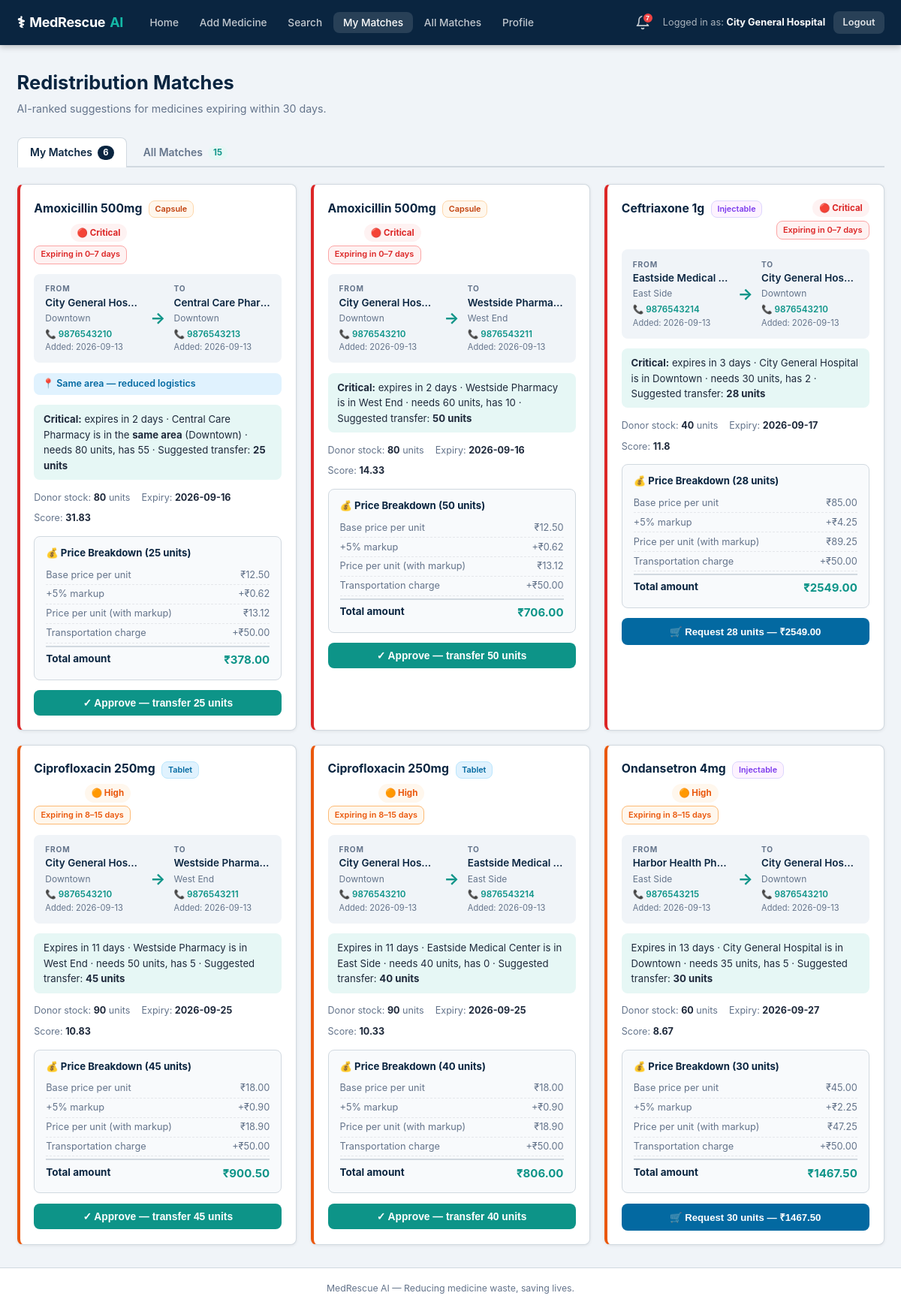
The app's page /matches (signed in) with its own data.
### tables this page shows
CREATE TABLE facilities (
            id             INTEGER PRIMARY KEY AUTOINCREMENT,
            name           TEXT NOT NULL,
            type           TEXT NOT NULL CHECK(type IN ('pharmacy','hospital')),
            location_area  TEXT NOT NULL,
            contact_number TEXT NOT NULL DEFAULT '',
            username       TEXT NOT NULL DEFAULT '',
            password       TEXT NOT NULL DEFAULT ''
        );

CREATE TABLE medicines (
            id               INTEGER PRIMARY KEY AUTOINCREMENT,
            facility_id      INTEGER NOT NULL REFERENCES facilities(id),
            medicine_name    TEXT NOT NULL,
            quantity         INTEGER NOT NULL DEFAULT 0,
            manufacture_date TEXT NOT NULL,
            expiry_date      TEXT NOT NULL,
            needed_quantity  INTEGER NOT NULL DEFAULT 0,
            date_added       TEXT NOT NULL DEFAULT '',
            medicine_type    TEXT NOT NULL DEFAULT 'other',
            price_per_unit   REAL NOT NULL DEFAULT 0.0
        );

### app.py (the view)
@app.route("/matches")
@login_required
def matches():
    tab = request.args.get("tab", "mine")
    fac_id = session["facility_id"]
    conn = get_db()
    all_matches_raw = compute_matches(conn)
    conn.close()
    all_matches = []
    for m in all_matches_raw:
        price = m.get("price_per_unit", 0.0) or 0.0
        qty   = m.get("transfer_qty", 1)
        all_matches.append({**m, "pricing": _pricing(price, qty)})
    my_matches = [
        m for m in all_matches
        if m["from_facility_id"] == fac_id or m["to_facility_id"] == fac_id
    ]
    return render_template(
        "matches.html",
        tab=tab,
        my_matches=my_matches,
        all_matches=all_matches,
        facility_id=fac_id,
    )

### app.py (called while the page is built)
@app.context_processor
def inject_notification_count():
    fac_id = session.get("facility_id")
    if not fac_id:
        return {"unread_count": 0, "bell_notifications": []}
    conn = get_db()
    unread_count = conn.execute(
        "SELECT COUNT(*) FROM notifications WHERE facility_id=? AND is_read=0",
        (fac_id,),
    ).fetchone()[0]
    bell_notifications = conn.execute(
        """SELECT n.id, n.channel, n.message, n.sent_at, n.is_read,
                  m.medicine_name
           FROM   notifications n
           JOIN   medicines m ON m.id = n.medicine_id
           WHERE  n.facility_id = ?
           ORDER  BY n.id DESC
           LIMIT  8""",
        (fac_id,),
    ).fetchall()
    conn.close()
    return {
        "unread_count":      unread_count,
        "bell_notifications": [dict(r) for r in bell_notifications],
    }

def login_required(f):
    @wraps(f)
    def decorated(*args, **kwargs):
        if "facility_id" not in session:
            flash("Please log in to access that page.", "error")
            return redirect(url_for("home"))
        return f(*args, **kwargs)
    return decorated

def _transportation_charge(quantity: int) -> float:
    if quantity <= 50:
        return 50.0
    if quantity <= 200:
        return 100.0
    return 200.0

def _pricing(price_per_unit: float, quantity: int) -> dict:
    markup       = round(price_per_unit * 0.05, 2)
    markup_price = round(price_per_unit + markup, 2)
    transport    = _transportation_charge(quantity)
    total        = round(markup_price * quantity + transport, 2)
    return {
        "base_price":            round(price_per_unit, 2),
        "markup":                markup,
        "markup_price":          markup_price,
        "transportation_charge": transport,
        "quantity":              quantity,
        "total_amount":          total,
    }

### database.py (called while the page is built)
def get_db():
    conn = sqlite3.connect(DB_PATH)
    conn.row_factory = sqlite3.Row
    conn.execute("PRAGMA foreign_keys = ON")
    return conn

### matching_engine.py (called while the page is built)
def _urgency_label(days_left: int) -> str:
    if days_left <= 7:
        return "critical"
    if days_left <= 15:
        return "high"
    if days_left <= 30:
        return "medium"
    return "low"

### templates/matches.html (shortened to what this page needs)
{% extends "base.html" %}
{% block content %}
<div class="page-header">
  <div>
    <h1>Redistribution Matches</h1>
    <p class="page-subtitle">AI-ranked suggestions for medicines expiring within 30 days.</p>
  </div>
</div>
<div class="tab-bar">
  <a href="{{ url_for('matches', tab='mine') }}"
     class="tab-link {{ 'tab-active' if tab == 'mine' }}">
    My Matches
    <span class="tab-count">{{ my_matches|length }}</span>
  </a>
  <a href="{{ url_for('matches', tab='all') }}"
     class="tab-link {{ 'tab-active' if tab == 'all' }}">
    All Matches
    <span class="tab-count">{{ all_matches|length }}</span>
  </a>
</div>
{% set display = my_matches if tab == 'mine' else all_matches %}
{% if display %}
<div class="matches-grid">
  {% for m in display %}
  <div class="match-card urgency-{{ m.urgency_label }}">
    <div class="match-header">
      <div>
        <span class="match-med-name">{{ m.medicine_name }}</span>
        {% if m.medicine_type %}<span class="medtype-badge medtype-{{ m.medicine_type }}">{{ m.medicine_type }}</span>{% endif %}
      </div>
      <div class="match-header-badges">
        <span class="urgency-pill urgency-{{ m.urgency_label }}">
          {% if m.urgency_label == 'critical' %}🔴 Critical
          {% elif m.urgency_label == 'high' %}🟠 High
          {% elif m.urgency_label == 'medium' %}🟡 Medium
          {% else %}🟢 Low{% endif %}
        </span>
        <span class="expiry-range-badge expiry-range-{{ m.urgency_label }}">
          {% if m.days_left <= 0 %}Expired
          {% elif m.days_left <= 7 %}Expiring in 0–7 days
          {% elif m.days_left <= 15 %}Expiring in 8–15 days
          {% elif m.days_left <= 25 %}Expiring in 16–25 days
          {% elif m.days_left <= 35 %}Expiring in 26–35 days
          {% else %}35+ days remaining{% endif %}
        </span>
      </div>
    </div>
    <div class="match-route">
      <div class="route-node">
        <span class="route-tag">FROM</span>
        <span class="route-name">{{ m.from_facility_name }}</span>
        <span class="route-area">{{ m.from_location }}</span>
        {% if m.from_contact %}<span class="route-contact">📞 {{ m.from_contact }}</span>{% endif %}
        {% if m.from_date_added %}<span class="route-date">Added: {{ m.from_date_added }}</span>{% endif %}
      </div>
      <div class="route-arrow">→</div>
      <div class="route-node">
        <span class="route-tag">TO</span>
        <span class="route-name">{{ m.to_facility_name }}</span>
        <span class="route-area">{{ m.to_location }}</span>
        {% if m.to_contact %}<span class="route-contact">📞 {{ m.to_contact }}</span>{% endif %}
        {% if m.to_date_added %}<span class="route-date">Added: {{ m.to_date_added }}</span>{% endif %}
      </div>
    </div>
    {% if m.same_area %}
    <div class="same-area-badge">📍 Same area — reduced logistics</div>
    {% endif %}
    <div class="match-reason">{{ m.reason|safe }}</div>
    <div class="match-meta">
      <span>Donor stock: <strong>{{ m.donor_qty }}</strong> units</span>
      <span>Expiry: <strong>{{ m.expiry_date }}</strong></span>
      <span>Score: <strong>{{ m.score }}</strong></span>
    </div>
    {% if m.pricing %}
    <div class="price-breakdown">
      <div class="price-breakdown-title">💰 Price Breakdown ({{ m.transfer_qty }} units)</div>
      <div class="price-row">
        <span>Base price per unit</span>
        <span>₹{{ "%.2f"|format(m.pricing.base_price) }}</span>
      </div>
      <div class="price-row">
        <span>+5% markup</span>
        <span>+₹{{ "%.2f"|format(m.pricing.markup) }}</span>
      </div>
      <div class="price-row">
        <span>Price per unit (with markup)</span>
        <span>₹{{ "%.2f"|format(m.pricing.markup_price) }}</span>
      </div>
      <div class="price-row">
        <span>Transportation charge</span>
        <span>+₹{{ "%.2f"|format(m.pricing.transportation_charge) }}</span>
      </div>
      <div class="price-row price-total">
        <span>Total amount</span>
        <span>₹{{ "%.2f"|format(m.pricing.total_amount) }}</span>
      </div>
    </div>
    {% endif %}
    {% if m.from_facility_id == facility_id %}
    <form method="POST" action="{{ url_for('approve_transfer') }}">
      <button type="submit" class="btn btn-approve">
        ✓ Approve — transfer {{ m.transfer_qty }} units
      </button>
    </form>
    {% else %}
    <form method="POST" action="{{ url_for('place_order') }}">
      <button type="submit" class="btn btn-request">
        🛒 Request {{ m.transfer_qty }} units — ₹{{ "%.2f"|format(m.pricing.total_amount) if m.pricing else '—' }}
      </button>
    </form>
    {% endif %}
  </div>
  {% endfor %}
</div>
{% endif %}
{% endblock %}

### templates/base.html (shortened to what this page needs)
<!DOCTYPE html>
<html lang="en">
<head>
  <link rel="stylesheet" href="{{ url_for('static', filename='style.css') }}" />
</head>
<body>
<nav class="navbar">
  <div class="nav-inner">
    <a href="{{ url_for('home') }}" class="nav-brand">
      <span class="brand-cross">⚕</span>
      MedRescue <span class="brand-ai">AI</span>
    </a>
    {% if session.get('facility_id') %}
      <ul class="nav-links">
        <li><a href="{{ url_for('home') }}"                    class="{{ 'active' if request.endpoint == 'home' }}">Home</a></li>
        <li><a href="{{ url_for('add_medicine') }}"            class="{{ 'active' if request.endpoint == 'add_medicine' }}">Add Medicine</a></li>
        <li><a href="{{ url_for('search') }}"                  class="{{ 'active' if request.endpoint == 'search' }}">Search</a></li>
        <li><a href="{{ url_for('matches', tab='mine') }}"     class="{{ 'active' if request.endpoint == 'matches' and request.args.get('tab','mine') == 'mine' }}">My Matches</a></li>
        <li><a href="{{ url_for('matches', tab='all') }}"      class="{{ 'active' if request.endpoint == 'matches' and request.args.get('tab') == 'all' }}">All Matches</a></li>
        <li><a href="{{ url_for('profile') }}"                 class="{{ 'active' if request.endpoint == 'profile' }}">Profile</a></li>
      </ul>
      <div class="nav-right">
        <div class="bell-wrap" id="bellWrap">
          <button class="bell-btn" id="bellBtn" aria-label="Notifications" type="button">
            <svg xmlns="http://www.w3.org/2000/svg" width="20" height="20" viewBox="0 0 24 24"
                 fill="none" stroke="currentColor" stroke-width="2" stroke-linecap="round"
                 stroke-linejoin="round" aria-hidden="true">
              <path d="M18 8a6 6 0 0 0-12 0c0 7-3 9-3 9h18s-3-2-3-9"/>
              <path d="M13.73 21a2 2 0 0 1-3.46 0"/>
            </svg>
            {% if unread_count > 0 %}
              <span class="bell-badge">{{ unread_count if unread_count < 100 else '99+' }}</span>
            {% endif %}
          </button>
        </div>
        <span class="nav-user">Logged in as: <strong>{{ session.facility_name }}</strong></span>
        <a href="{{ url_for('logout') }}" class="btn-logout">Logout</a>
      </div>
    {% else %}
      <ul class="nav-links">
        <li><a href="{{ url_for('add_facility') }}" class="{{ 'active' if request.endpoint == 'add_facility' }}">Register Facility</a></li>
      </ul>
    {% endif %}
  </div>
</nav>
<main class="container">
  {% block content %}{% endblock %}
</main>
<footer class="site-footer">
  MedRescue AI &mdash; Reducing medicine waste, saving lives.
</footer>
</body>
</html>

### records on screen
facilities: facility_name "City General Hospital", from_facility_name "City General Hos…" "City General Hos…" "City General Hos…" "City General Hos…", from_location "Downtown" "Downtown" "Downtown" "Downtown", from_contact "9876543210" "9876543210" "9876543210" "9876543210", to_facility_name "City General Hos…" "City General Hos…", to_location "Downtown" "Downtown", to_contact "9876543210" "9876543210"
medicines: medicine_name "Amoxicillin 500mg" "Amoxicillin 500mg", medicine_type "Capsule" "Capsule", from_date_added "2026-09-13" "2026-09-13", expiry_date "2026-09-16" "2026-09-16"
facilities: to_facility_name "Central Care Phar…", to_location "Downtown", to_contact "9876543213"
medicines: to_date_added "2026-09-13"
facilities: to_facility_name "Westside Pharmacy" "Westside Pharmacy", to_location "West End" "West End", to_contact "9876543211" "9876543211"
medicines: to_date_added "2026-09-13"
medicines: medicine_name "Ceftriaxone 1g", medicine_type "Injectable", from_date_added "2026-09-13", expiry_date "2026-09-17"
facilities: from_facility_name "Eastside Medical…", from_location "East Side", from_contact "9876543214", to_facility_name "Eastside Medical…", to_location "East Side", to_contact "9876543214"
medicines: to_date_added "2026-09-13"
medicines: medicine_name "Ciprofloxacin 250mg" "Ciprofloxacin 250mg", medicine_type "Tablet" "Tablet", from_date_added "2026-09-13" "2026-09-13", expiry_date "2026-09-25" "2026-09-25"
medicines: to_date_added "2026-09-13"
medicines: to_date_added "2026-09-13"
medicines: medicine_name "Ondansetron 4mg", medicine_type "Injectable", from_date_added "2026-09-13", expiry_date "2026-09-27"
facilities: from_facility_name "Harbor Health Ph…", from_location "East Side", from_contact "9876543215"
medicines: to_date_added "2026-09-13"

### other values on screen
{{ unread_count if unread_count < 100 else '99+' }} "7"
{{ my_matches|length }} "6"
{{ all_matches|length }} "15"
{{ m.reason|safe }} "Critical: expires in 2 days · Central Care Pharmacy is in the same area (Downtown) · needs 80 units, has 55 · Suggested transfer: 25 units" "Critical: expires in 2 days · Westside Pharmacy is in West End · needs 60 units, has 10 · Suggested transfer: 50 units" "Critical: expires in 3 days · City General Hospital is in Downtown · needs 30 units, has 2 · Suggested transfer: 28 units" "Expires in 11 days · Westside Pharmacy is in West End · needs 50 units, has 5 · Suggested transfer: 45 units" "Expires in 11 days · Eastside Medical Center is in East Side · needs 40 units, has 0 · Suggested transfer: 40 units" "Expires in 13 days · City General Hospital is in Downtown · needs 35 units, has 5 · Suggested transfer: 30 units"
{{ m.donor_qty }} "80" "80" "40" "90" "90" "60"
{{ m.score }} "31.83" "14.33" "11.8" "10.83" "10.33" "8.67"
{{ m.transfer_qty }} "25" "50" "28" "45" "40" "30"
{{ "%.2f"|format(m.pricing.base_price) }} "12.50" "12.50" "85.00" "18.00" "18.00" "45.00"
{{ "%.2f"|format(m.pricing.markup) }} "0.62" "0.62" "4.25" "0.90" "0.90" "2.25"
{{ "%.2f"|format(m.pricing.markup_price) }} "13.12" "13.12" "89.25" "18.90" "18.90" "47.25"
{{ "%.2f"|format(m.pricing.transportation_charge) }} "50.00" "50.00" "50.00" "50.00" "50.00" "50.00"
{{ "%.2f"|format(m.pricing.total_amount) }} "378.00" "706.00" "2549.00" "900.50" "806.00" "1467.50"
{{ m.transfer_qty }} "25" "50" "45" "40"
{{ m.transfer_qty }} "28" "30"
{{ "%.2f"|format(m.pricing.total_amount) if m.pricing else '—' }} "2549.00" "1467.50"
